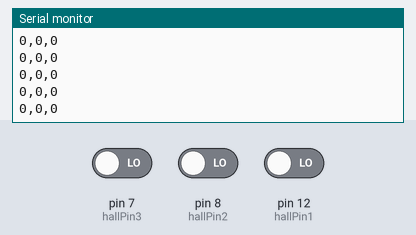
Bench run of a sketch on a simulated Arduino Uno, built with avr-gcc and run on an emulated ATmega328P. On the bench: the last lines printed to the serial monitor. The test bench sets the inputs (shaded band); at power-on: pin 7 (hallPin3) LOW, pin 8 (hallPin2) LOW, pin 12 (hallPin1) LOW.

Above: at 1.2 s.
1.3 s: pin 7 (hallPin3) driven HIGH
At 2.2 s:
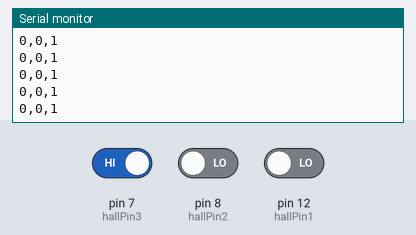
2.8 s: pin 8 (hallPin2) driven HIGH
At 3.3 s:
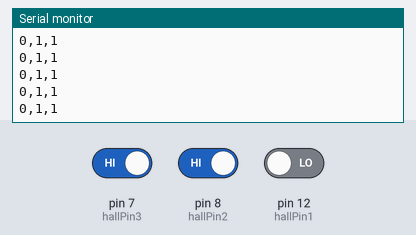
4.3 s: pin 12 (hallPin1) driven HIGH
At 5.0 s:
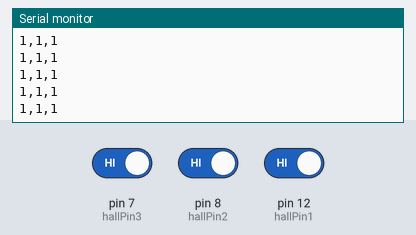
5.8 s: pin 7 (hallPin3) driven LOW
At 6.5 s:
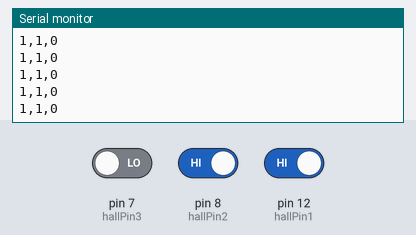
7.3 s: pin 8 (hallPin2) driven LOW
At 7.8 s:
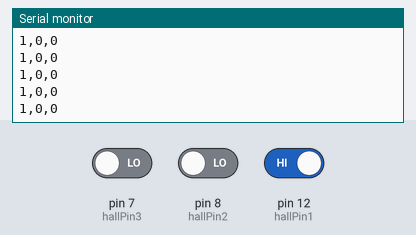

The sketch:

Hall_example.ino
```cpp
int hallPin1=12;
int hallPin2=8;
int hallPin3=7;

int firstVal = 0;
int secondVal = 0;
int thirdVal = 0;

int hallPin;

void setup()
{
pinMode(12,INPUT);
pinMode(8,INPUT);
pinMode(7,INPUT);

Serial.begin(9600);

//establishContact();
}


void loop()
{
firstVal = (digitalRead(hallPin1));
secondVal = (digitalRead(hallPin2));
thirdVal = (digitalRead(hallPin3));

 Serial.print(firstVal);
 Serial.print(",");
 Serial.print(secondVal);
 Serial.print(",");
 Serial.println(thirdVal);

}
/*void establishContact(){
  while(Serial.available() <= 0) {
    Serial.print('A');
 delay(300);
 }
  }*/
```

Measured:
- after the input at 1.3 s, the serial monitor: prints a new line after 0.07 s (image 1)
- after the input at 2.8 s, the serial monitor: prints a new line after 0.07 s (image 2)
- after the input at 4.3 s, the serial monitor: prints a new line after 0.07 s (image 3)
- after the input at 5.8 s, the serial monitor: prints a new line after 0.07 s (image 4)
- after the input at 7.3 s, the serial monitor: prints a new line after 0.07 s (image 5)
